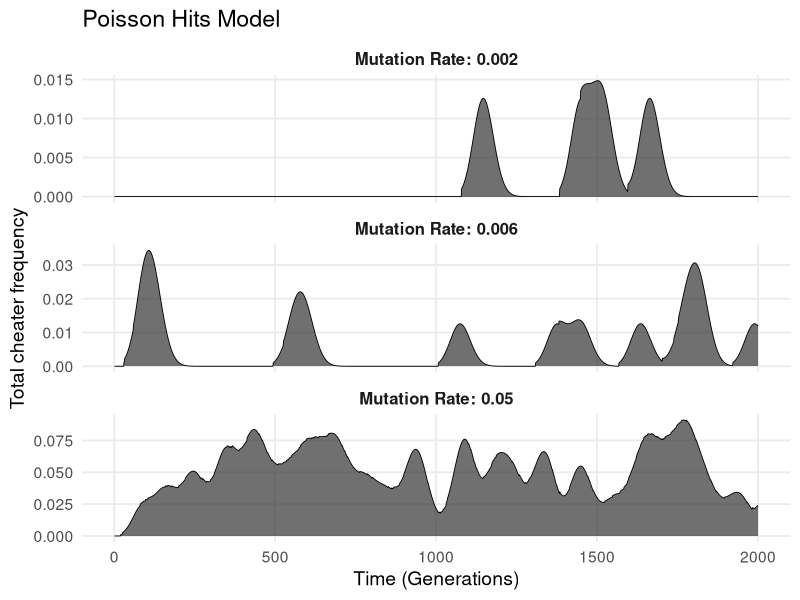

The R source for this figure:
library(ggplot2)
library(dplyr)


# this function returns the vector of frequencies for a single mutation event from its birth until it is purged (extinction).

get_additive_flicker_trajectory <- function(
    b = 4,              # Benefit
    c = 1,              # Cost
    I = 0.5,            # Investment Level
    lambda = 0.006,      # Lag rate
    R_GL = 0.15,         # Local Relatedness
    R_LT_eq = 0.5,      # Equilibrium Structure
    p0 = 0.001,         # Initial mutation size
    threshold = 1e-9    # Extinction threshold where the allele is deemed extinct
) {
  
  # We simulate enough generations to ensure extinction
  
  max_gen_guess <- 2000 
  p <- numeric(max_gen_guess)
  p[1] <- p0
  
  for(t in 1:(max_gen_guess-1)) {
    
    # 1. Calculate Time-Dependent Structure (The Age of the Lineage)
    # The 't' here represents the age of this specific mutation
    R_LT <- R_LT_eq * (1 - exp(-lambda * (t - 1)))
    R_total <- R_GL + (1 - R_GL) * R_LT
    
    # 2. Subjective Frequencies (Additive Model)
    p_now <- p[t]
    
    # Cheater sees: p + (1-p)R
    p_star_C <- p_now + (1 - p_now) * R_total
    # Altruist sees: p(1-R)
    p_star_A <- p_now * (1 - R_total)
    
    # 3. Fitness
    w_C <- 1 + b * I * (1 - p_star_C)
    w_A <- 1 - c * I + b * I * (1 - p_star_A)
    w_bar <- p_now * w_C + (1 - p_now) * w_A
    
    # 4. Update
    p_next <- (p_now * w_C) / w_bar
    
    # Check for extinction
    if(p_next < threshold) {
      p[t+1] <- 0
      break
    } else {
      p[t+1] <- p_next
    }
  }
  
  
  return(p[p > 0])
}

#Poisson superposition
# This function places the "flickers" onto a timeline based on mutation rate mu.

run_poisson_hits <- function(
    mu,                # Mutation Rate (Events per generation)
    T_total = 5000,    # Total Time Steps to simulate
    flicker_traj       # The shape of one flicker 
) {
  
  # 1. Generate Mutation Events
  # Draw number of mutations at each time step
  # (Most steps will be 0, some will be 1 or more)
  n_mutations_per_step <- rpois(T_total, lambda = mu)
  
  # Identify the times where mutations occurred
  mutation_times <- which(n_mutations_per_step > 0)
  mutation_counts <- n_mutations_per_step[mutation_times]
  
  # 2. Superposition (Add them up)
  # Initialize the global frequency vector
  total_p <- numeric(T_total + length(flicker_traj)) 
  
  for (i in seq_along(mutation_times)) {
    start_t <- mutation_times[i]
    count <- mutation_counts[i] # In case 2 mutations happen at once
    
    # Add the flicker trajectory to the timeline at the correct start time
    # We multiply by 'count' if multiple mutations happened at the exact same timestep
    end_t <- start_t + length(flicker_traj) - 1
    
    total_p[start_t:end_t] <- total_p[start_t:end_t] + (flicker_traj * count)
  }
  
  # Trim back to T_total (remove the "run-off" after simulation ends)
  total_p <- total_p[1:T_total]
  
  return(data.frame(
    Time = 1:T_total,
    Frequency = total_p,
    MutationRate = paste0("Mutation Rate: ", mu)
  ))
}

# ==============================================================================
# 3. RUN SIMULATIONS
# ==============================================================================

# Step A: Pre-calculate the shape of the flicker 
# (We assume all mutations have the same underlying dynamics)
base_flicker <- get_additive_flicker_trajectory(
  b = 4, c = 1, I = 0.5, lambda = 0.004, R_GL = 0.15, R_LT_eq = 0.5, p0 = 0.001
)

# Step B: Run for 3 different mutation rates
# Note: mu needs to be high enough to see events, but low enough for the 'rare' assumption
sim_low <- run_poisson_hits(mu = 0.002, T_total = 2000, flicker_traj = base_flicker)
sim_med <- run_poisson_hits(mu = 0.006,  T_total = 2000, flicker_traj = base_flicker)
sim_high <- run_poisson_hits(mu = 0.05,  T_total = 2000, flicker_traj = base_flicker)

# Combine Data
all_results <- rbind(sim_low, sim_med, sim_high)

# Factor ordering to ensure plots appear Low -> High
all_results$MutationRate <- factor(all_results$MutationRate, levels = unique(all_results$MutationRate))

# ==============================================================================
# 4. PLOTTING
# ==============================================================================

p_final <- ggplot(all_results, aes(x = Time, y = Frequency)) +
  # Use a filled area or line. Area looks nice for "Load".
  geom_area(alpha = 0.7) +
  geom_line(color = "black", size = 0.3) +
  
  # Facet into 3 panels vertically
  facet_wrap(~MutationRate, ncol = 1, scales = "free_y") +
  
  labs(
    title = "Poisson Hits Model",
    
    y = "Total cheater frequency",
    x = "Time (Generations)"
  ) +
  
  theme_minimal(base_size = 14) +
  theme(
    strip.text = element_text(face = "bold", size = 12),
    panel.grid.minor = element_blank()
  )

print(p_final)